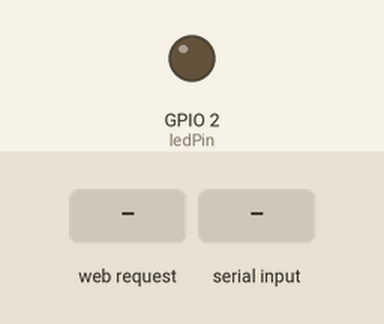
Recording of a sketch running on a simulated ESP8266 (NodeMCU). Parts: output pins drawn as LEDs (lit = HIGH). The test bench sets the inputs (shaded band). WiFi joins after 1.5 s; servers stay silent unless stated; what the sketch prints to the serial monitor is not drawn.

Above: at 2.7 s.
2.8 s: HTTP request GET /json received
At 5.3 s:
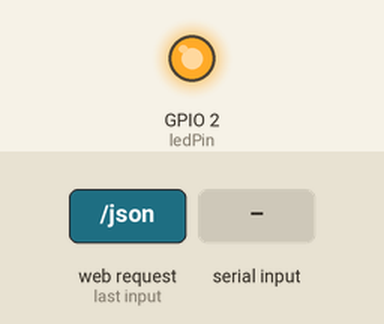
6.0 s: "Stop_Door\n" received over the second serial link
9.5 s: HTTP request GET /Stop_Door received
12.5 s: "Door_is_Opened\n" received over the second serial link
16.0 s: HTTP request GET /Door_is_Opened received
19.0 s: "Door_is_Closed\n" received over the second serial link
Timing chart, 0 to 23.5 s (numbered marks = the images above; inputs shaded):
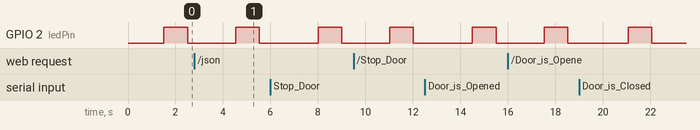

The sketch:

Send_to_Arduino.ino
```cpp
#include <SoftwareSerial.h>

#include <ESP8266WiFi.h>
SoftwareSerial mySerial(4, 5); // RX, TX on Arduino

const char* ssid = "Beast";//type your ssid
const char* password = "TjaartCronje1234";//type your password

int ledPin = 2; // GPIO2 of ESP8266
WiFiServer server(80);//Service Port

// Set your Static IP address
//IPAddress local_IP(192, 168, 202, 197);
IPAddress local_IP(192, 168, 176, 59);
// Set your Gateway IP address
IPAddress gateway(192, 168, 176, 1);

IPAddress subnet(255, 255, 0, 0);
IPAddress primaryDNS(8, 8, 8, 8);   //optional
IPAddress secondaryDNS(8, 8, 4, 4); //optional


//***********************************************
//            SERIAL PRINT TIMER

unsigned long SerialPrintTime = 2000;
unsigned long SerialPrintStartTime;
unsigned long SerialPrintProgress;
unsigned long SerialPrintResetTime = 3000;

int SerialPrintState;
//********************************************


//////////////////////////////////////////////////////////////////////////////////////////////


void setup() {

  SerialPrintStartTime = millis();
  pinMode(ledPin, OUTPUT);


 Serial.begin(9600);
 mySerial.begin(9600);
delay(10);


// Connect to WiFi network
Serial.println();
Serial.println();
Serial.print("Connecting to ");
Serial.println(ssid);

//WiFi.config(local_IP, gateway, subnet, primaryDNS, secondaryDNS);

WiFi.begin(ssid, password);

while (WiFi.status() != WL_CONNECTED) {
delay(5);
Serial.print(".");
}
Serial.println("");
Serial.println("WiFi connected");
Serial.println("");

// Start the server
server.begin();
Serial.println("Server started");


//// Print the IP address
//Serial.print("Use this URL to connect: ");
//Serial.print("http://");

Serial.println(WiFi.localIP());
//mySerial.println("Hallo I am ESP");
mySerial.println(WiFi.localIP());
mySerial.print("   ");


WiFiClient client = server.available();

//client.println("I_AM_HOME_AUTOMATION_001");

//delay(2000);

//Serial.println("/");

}

//***********************************************
//           SERIAL PRINT DELAY TIMER

void serialprintTimer() {

  SerialPrintProgress = millis() - SerialPrintStartTime;     // Servo Head Progress

  if (SerialPrintProgress <= SerialPrintTime) {
    SerialPrintState = HIGH;
  }

  if (SerialPrintProgress >= SerialPrintTime) {
    SerialPrintState = LOW;
  }

  if (SerialPrintProgress >= SerialPrintResetTime) {
    SerialPrintStartTime = millis();
  }
}

////////////////////////////////////////////////////////////////////////////////////////
void serialprint() {

  serialprintTimer();

  if (SerialPrintState == HIGH) {

Serial.println("");
Serial.println("Testing");
digitalWrite(ledPin, HIGH);

Serial.println("");

}
else
{
  digitalWrite(ledPin, LOW);
}

}

///////////////////////////////////////////////////////////////////////

void loop() {
  // put your main code here, to run repeatedly:
  serialprintTimer();
digitalWrite(ledPin, SerialPrintState);

/////////////////////////////////////////////////////////////////////////////////////

// Check if a client has connected
WiFiClient client = server.available();

String myReceived_Message = mySerial.readStringUntil('\r');

if (myReceived_Message.indexOf("Stop_Door") != -1) {

Serial.println("");
Serial.print("myReceived_Message : ");
Serial.print(myReceived_Message);
Serial.println("");

client.println("Stop_Return");
Serial.println("Door is stopped");
}

if (myReceived_Message.indexOf('C') != -1) {

Serial.println("");
Serial.print("myReceived_Message : ");
Serial.print(myReceived_Message);
Serial.println("");

client.println("Stop_Return");
Serial.println("Door is stopped");
}

if (myReceived_Message.indexOf("Door_is_Opened") != -1) {
client.println("DOOR_IS_OPEN");
Serial.println("the door is open");
}

if (myReceived_Message.indexOf("Door_is_Closed") != -1){

Serial.println("");
Serial.print("myReceived_Message : ");
Serial.print(myReceived_Message);
Serial.println("");

client.println("DOOR_IS_CLOSED");
Serial.println("the door is closed");
}

if (myReceived_Message.indexOf("LED_IS_ON") != -1) {
client.println("LED_IS_ON");
Serial.println("the light os on");
}

if (myReceived_Message.indexOf("LED_IS_OFF") != -1){

Serial.println("");
Serial.print("myReceived_Message : ");
Serial.print(myReceived_Message);
Serial.println("");

client.println("LED_IS_OFF");
Serial.println("the light is off");
}


if (!client) {
return;
}

// Wait until the client sends some data
//Serial.println("Message Received");

while(!client.available()){
delay(1);
}

// Read the first line of the request
String request = client.readStringUntil('\r');
Serial.println(request);
mySerial.println(request);

//client.println("I_AM_HOME_AUTOMATION_001");

///////////////////////////////////////////

  if (request.indexOf("/json") >= 0) {
    client.println("HTTP/1.1 200 OK");
    client.println("Content-Type: application/json");
    client.println("Connection: close");
    client.println();
    client.println("{");
    client.println("\"device\": \"I_AM_HOME_AUTOMATION_001\",");
    client.print("\"ip\": \"");
    client.print(WiFi.localIP());
    client.println("\"");
    client.println("}");
  } else {
    client.println("HTTP/1.1 200 OK");
    client.println("Content-Type: text/html");
    client.println("Connection: close");
    client.println();
    client.println("<!DOCTYPE html><html><head>");
    client.println("<meta name='viewport' content='width=device-width, initial-scale=1'>");
    client.println("<style>");
    client.println("body { font-family: Arial; background: #1e1e2f; color: white; text-align: center; padding: 30px; }");
    client.println("h1 { color: #4CAF50; }");
    client.println(".card { background: #2c2c3e; margin: auto; padding: 20px; max-width: 600px; border-radius: 15px; box-shadow: 0 0 15px rgba(0,0,0,0.4); }");
    client.println(".btn { background: #4CAF50; color: white; padding: 15px 25px; font-size: 16px; border: none; border-radius: 8px; cursor: pointer; margin: 10px; }");
    client.println(".btn:hover { background: #45a049; }");
    client.println("</style>");
    client.println("<title>My ESP8266 Home Automation 01 Dashboard</title></head><body>");
    client.println("<div class='card'>");
    client.println("<h1>I_AM_HOME_AUTOMATION_001</h1>");
    client.println("<p>Welcome to the ESP8266 Home Automation Node!</p>");
    client.print("<p>IP Address: ");
    client.print(WiFi.localIP());
    client.println("</p>");
//    client.println("<a href='/toggle_led'><button class='btn'>Toggle LED</button></a>");
    client.println("</div></body></html>");
  }


//if (request.indexOf("GET /json") >= 0) {
//  // Respond with JSON
//  client.println("HTTP/1.1 200 OK");
//  client.println("Content-Type: application/json");
//  client.println("Connection: close");
//  client.println();
//  client.println("{");
//  client.println("\"device\": \"I_AM_HOME_AUTOMATION_001\",");
//  client.print("\"ip\": \"");
//  client.print(WiFi.localIP());
//  client.println("\"");
//  client.println("}");
//} else {
//  // Respond with HTML
//  client.println("HTTP/1.1 200 OK");
//  client.println("Content-Type: text/html");
//  client.println("Connection: close");
//  client.println();
//  client.println("<!DOCTYPE HTML>");
//  client.println("<html>");
//  client.println("<head><title>Home Automation Node</title></head>");
//  client.println("<body style='font-family:Arial;text-align:center;'>");
//  client.println("<h1>I_AM_HOME_AUTOMATION_001</h1>");
//  client.println("<p>Welcome to the ESP8266 Home Automation Node!</p>");
//  client.println("<p>IP Address: " + WiFi.localIP().toString() + "</p>");
//  client.println("</body>");
//  client.println("</html>");
//}


///////////////////////////////////////////

delay(10);

Serial.flush();
mySerial.flush();
client.flush();


delay(1);

digitalWrite(ledPin, LOW);

}
```
